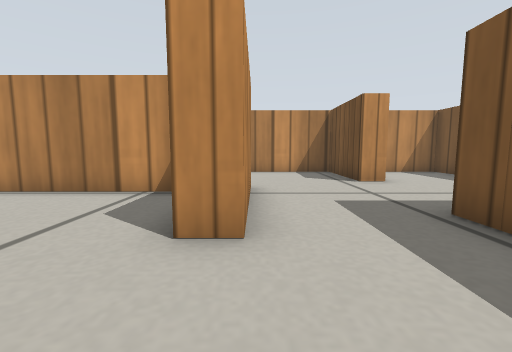
View 1 (above)

20 first-person views from a walk through a robot-simulator world made for Gazebo. The camera is 0.19 m above the floor, tilts 6° down and sees 90° across. The floor is counted in squares, 0.2 m on a side. Each view is taken from the middle of a square. On the plan, view 1 faces up. The plan holds only what a view shows up to about 11 squares ahead; the rest is blank. Simple patterns stand in for the simulator's built-in surfaces.

View 2
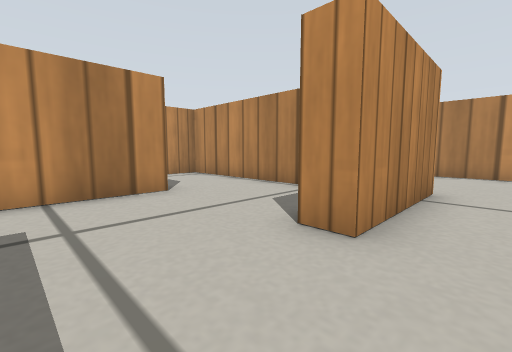

View 3
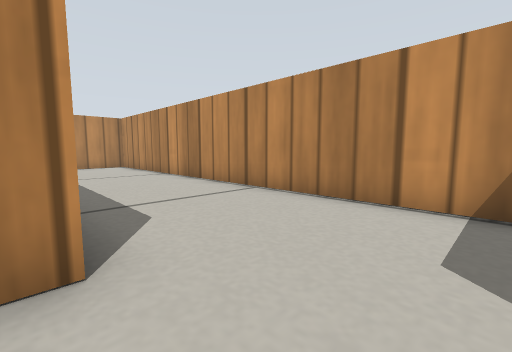

View 4
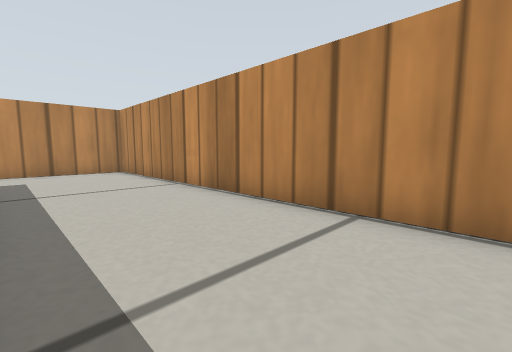

View 5
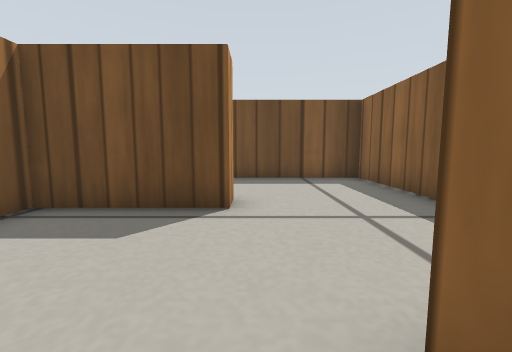

View 6
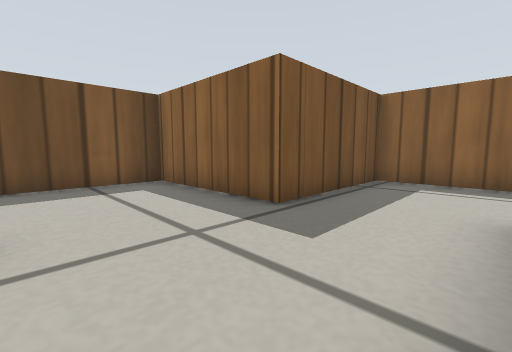

View 7
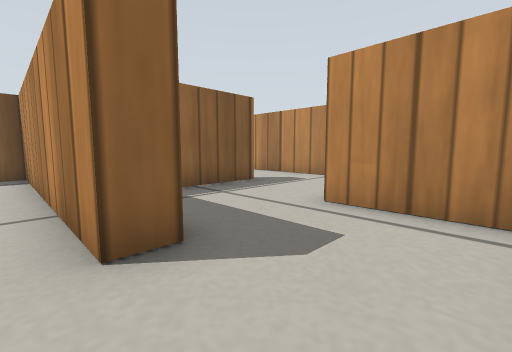

View 8
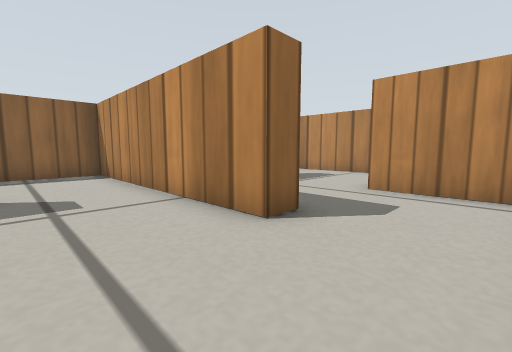

View 9
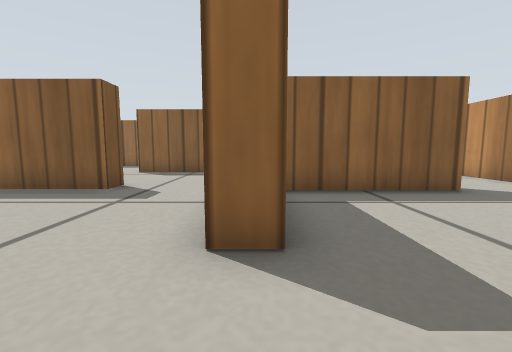

View 10
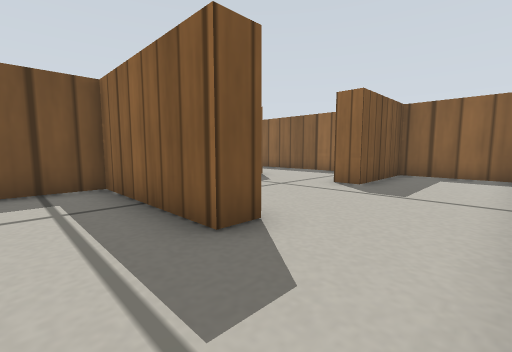

View 11
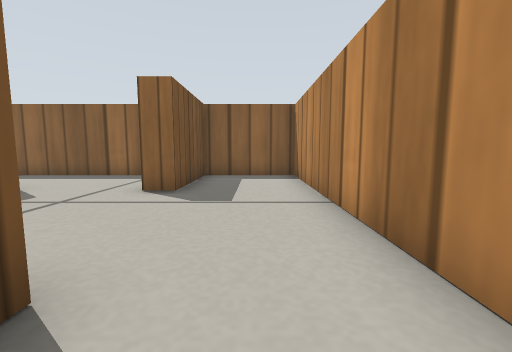

View 12
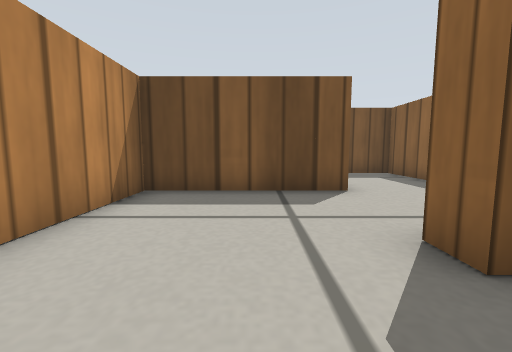

View 13
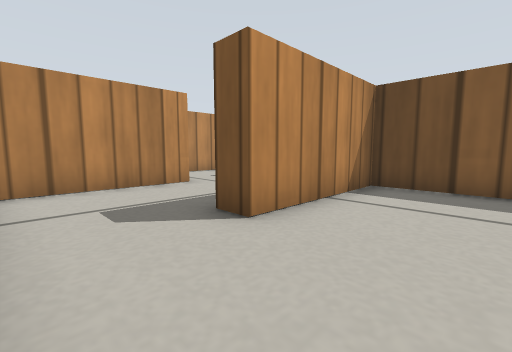

View 14
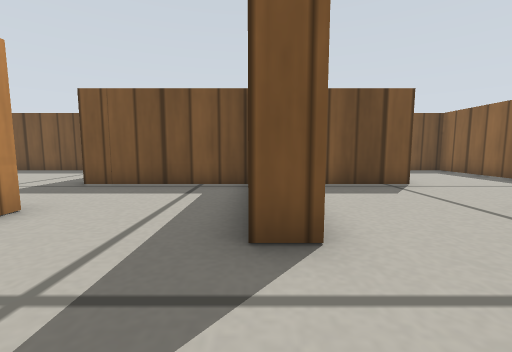

View 15
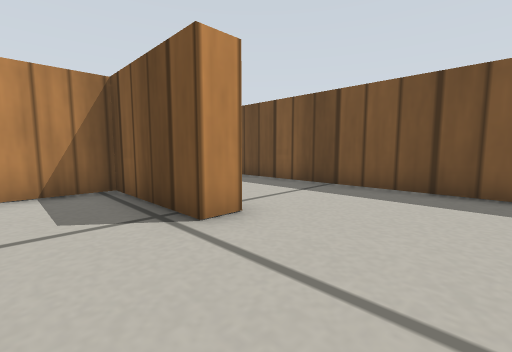

View 16
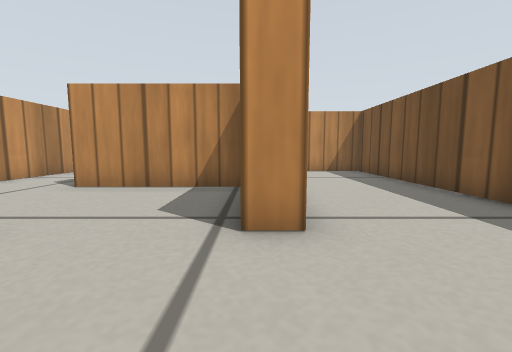

View 17
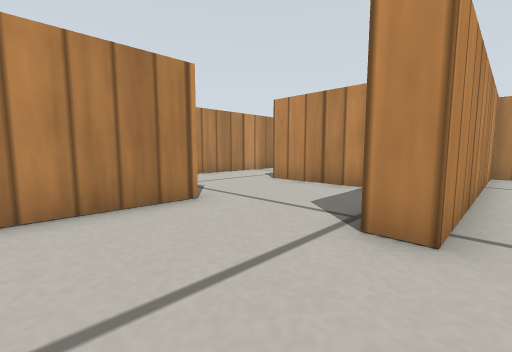

View 18
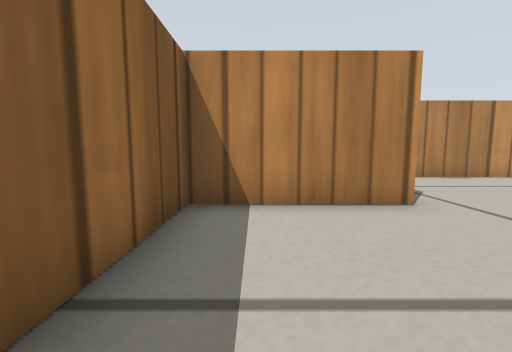

View 19
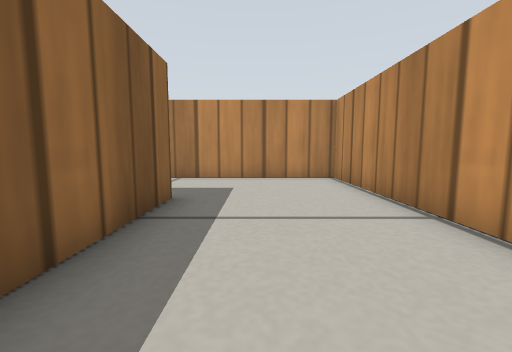

View 20
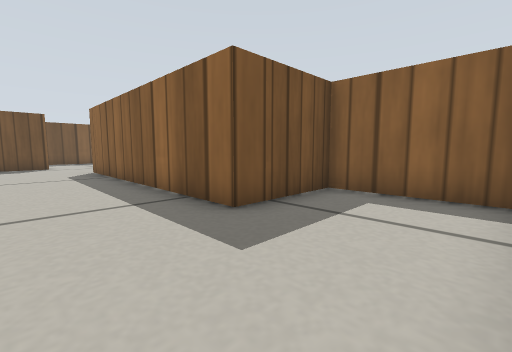

### Floor plan
Points are (right, up) in squares from view 1. A wall is a line through its corners. A room is listed if a view was taken in it or the views show most of it. See-through windows are left out.
Room 1 (views 1, 7, 8, 14)
walls: (0, 2.6) (-0.9, 2.6); (-4.5, 2.7) (-4.5, -1.5); (-1.8, 5.6) (-4.5, 5.6); (-1.5, -1.7) (-1.5, -0.9) (0.4, -0.9)
ways out: opening at (-0.5, 1) to room 2; opening at (-5, 4) to room 4; opening at (-3, -1) to room 11
Room 2 (view 2)
walls: (0.4, -0.9) (2.8, -0.9) (2.8, 2.6)
ways out: opening at (-0.5, 1) to room 1; opening at (1.5, 3) to room 3
Room 3 (views 3, 4, 5, 6, 19, 20)
walls: (3, 7.4) (3, 10.6) (-12.4, 10.6) (-12.4, 5.1); (-12.1, 3.4) (-8.9, 3.4) (-8.9, 6.4) (-0.3, 6.4) (-0.3, 2.6); (2.8, 2.6) (2.8, 3.6)
ways out: opening at (1.5, 3) to room 2; opening at (3.5, 5.5)
Room 4 (view 9)
walls: (-5.4, 2.7) (-4.5, 2.7); (-9.6, -0.7) (-5.3, -0.7) (-5.3, 1.1); (-4.5, 5.6) (-8.1, 5.6) (-8.1, 2.6) (-9.6, 2.6)
ways out: opening at (-5, 4) to room 1; opening at (-8.5, 1) to room 5
Room 5 (views 10, 11)
walls: (-12.4, 1) (-12.4, -1.5); (-9.6, 2.6) (-12.1, 2.6); (-9.6, -1.5) (-9.6, -0.7)
ways out: opening at (-8.5, 1) to room 4; opening at (-11, -1) to room 6
Room 6 (views 12, 13)
walls: (-12.4, -1.5) (-12.4, -9.2) (-9.2, -9.2) (-9.2, -5.7) (-8.4, -5.7); (-8.4, -1.5) (-9.6, -1.5)
ways out: opening at (-11, -1) to room 5; opening at (-9, -3.5) to room 9
Room 7 (view 15)
walls: (2.8, -5.1) (2.8, -1.7) (-1.5, -1.7); (-1.5, -5.3) (-0.3, -5.3) (-0.3, -9.2) (2.4, -9.2)
ways out: opening at (3, -7) to room 8; opening at (-0.5, -3.5) to room 11
Room 8 (views 16, 17, 18)
walls: (7.4, -8.1) (7.4, 2.9) (3.6, 2.9) (3.6, -5.1) (2.8, -5.1); (2.4, -9.2) (7.1, -9.2)
ways out: opening at (3, -7) to room 7
Room 9 (no view inside)
walls: (-5.3, -6.1) (-5.3, -1.5) (-8.4, -1.5)
ways out: opening at (-9, -3.5) to room 6; opening at (-7, -6) to room 10
Room 10 (no view inside)
walls: (-7, -9.2) (-1, -9.2) (-1, -7.6)
ways out: opening at (-7, -6) to room 9
Room 11 (no view inside)
walls: (-4.5, -1.5) (-4.5, -5.3) (-1.5, -5.3)
ways out: opening at (-3, -1) to room 1; opening at (-0.5, -3.5) to room 7

Where each view was taken, in squares from view 1:
view 1: 0 up, 0 right, facing up
view 2: 0 up, 1 right, facing up-left
view 3: 6 up, 2 right, facing up-left
view 4: 7 up, 1 left, facing up-left
view 5: 7 up, 1 left, facing right
view 6: 7 up, 0 right, facing down-right
view 7: 5 up, 4 left, facing down-left
view 8: 5 up, 2 left, facing down-left
view 9: 5 up, 5 left, facing down
view 10: 1 up, 12 left, facing down-right
view 11: 0 up, 11 left, facing down
view 12: 4 down, 11 left, facing right
view 13: 4 down, 12 left, facing up-right
view 14: 1 down, 4 left, facing right
view 15: 8 down, 1 right, facing up-right
view 16: 8 down, 3 right, facing up
view 17: 8 down, 4 right, facing up-left
view 18: 8 down, 4 right, facing left
view 19: 8 up, 4 left, facing left
view 20: 9 up, 12 left, facing down-right
